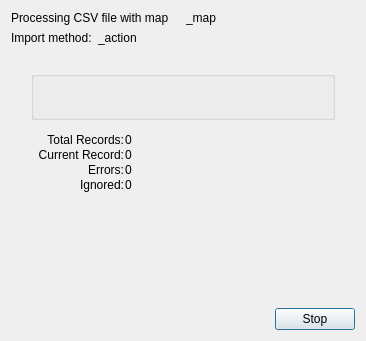
<?xml version="1.0" encoding="UTF-8"?>
<ui version="4.0">
 <class>CSVImportProgress</class>
 <widget class="QDialog" name="CSVImportProgress">
  <property name="geometry">
   <rect>
    <x>0</x>
    <y>0</y>
    <width>366</width>
    <height>341</height>
   </rect>
  </property>
  <property name="windowTitle">
   <string>Import Progress</string>
  </property>
  <layout class="QVBoxLayout">
   <item>
    <layout class="QHBoxLayout">
     <item>
      <widget class="QLabel" name="_lblTitle">
       <property name="text">
        <string>Processing CSV file with map</string>
       </property>
       <property name="wordWrap">
        <bool>false</bool>
       </property>
      </widget>
     </item>
     <item>
      <widget class="QLabel" name="_map">
       <property name="text">
        <string>_map</string>
       </property>
       <property name="wordWrap">
        <bool>false</bool>
       </property>
      </widget>
     </item>
    </layout>
   </item>
   <item>
    <layout class="QHBoxLayout">
     <item>
      <widget class="QLabel" name="_lblAction">
       <property name="text">
        <string>Import method:</string>
       </property>
       <property name="wordWrap">
        <bool>false</bool>
       </property>
      </widget>
     </item>
     <item>
      <widget class="QLabel" name="_action">
       <property name="sizePolicy">
        <sizepolicy hsizetype="Expanding" vsizetype="Preferred">
         <horstretch>0</horstretch>
         <verstretch>0</verstretch>
        </sizepolicy>
       </property>
       <property name="text">
        <string>_action</string>
       </property>
       <property name="wordWrap">
        <bool>false</bool>
       </property>
      </widget>
     </item>
    </layout>
   </item>
   <item>
    <layout class="QVBoxLayout">
     <property name="margin">
      <number>20</number>
     </property>
     <item>
      <widget class="Q3GroupBox" name="_progressBox">
       <property name="title">
        <string/>
       </property>
       <layout class="QVBoxLayout">
        <property name="margin">
         <number>20</number>
        </property>
        <item>
         <widget class="Q3ProgressBar" name="_progress">
          <property name="progress">
           <number>50</number>
          </property>
         </widget>
        </item>
       </layout>
      </widget>
     </item>
     <item>
      <layout class="QGridLayout">
       <property name="margin">
        <number>7</number>
       </property>
       <property name="spacing">
        <number>1</number>
       </property>
       <item row="3" column="1">
        <widget class="QLabel" name="_ignored">
         <property name="sizePolicy">
          <sizepolicy hsizetype="Expanding" vsizetype="Preferred">
           <horstretch>0</horstretch>
           <verstretch>0</verstretch>
          </sizepolicy>
         </property>
         <property name="text">
          <string>0</string>
         </property>
         <property name="wordWrap">
          <bool>false</bool>
         </property>
        </widget>
       </item>
       <item row="1" column="0">
        <widget class="QLabel" name="_lblCurrent">
         <property name="text">
          <string>Current Record:</string>
         </property>
         <property name="alignment">
          <set>Qt::AlignRight|Qt::AlignTrailing|Qt::AlignVCenter</set>
         </property>
         <property name="wordWrap">
          <bool>false</bool>
         </property>
        </widget>
       </item>
       <item row="0" column="1">
        <widget class="QLabel" name="_total">
         <property name="sizePolicy">
          <sizepolicy hsizetype="Expanding" vsizetype="Preferred">
           <horstretch>0</horstretch>
           <verstretch>0</verstretch>
          </sizepolicy>
         </property>
         <property name="text">
          <string>0</string>
         </property>
         <property name="wordWrap">
          <bool>false</bool>
         </property>
        </widget>
       </item>
       <item row="0" column="0">
        <widget class="QLabel" name="_lblTotal">
         <property name="text">
          <string>Total Records:</string>
         </property>
         <property name="alignment">
          <set>Qt::AlignRight|Qt::AlignTrailing|Qt::AlignVCenter</set>
         </property>
         <property name="wordWrap">
          <bool>false</bool>
         </property>
        </widget>
       </item>
       <item row="2" column="1">
        <widget class="QLabel" name="_error">
         <property name="sizePolicy">
          <sizepolicy hsizetype="Expanding" vsizetype="Preferred">
           <horstretch>0</horstretch>
           <verstretch>0</verstretch>
          </sizepolicy>
         </property>
         <property name="text">
          <string>0</string>
         </property>
         <property name="wordWrap">
          <bool>false</bool>
         </property>
        </widget>
       </item>
       <item row="3" column="0">
        <widget class="QLabel" name="_lblIgnored">
         <property name="text">
          <string>Ignored:</string>
         </property>
         <property name="alignment">
          <set>Qt::AlignRight|Qt::AlignTrailing|Qt::AlignVCenter</set>
         </property>
         <property name="wordWrap">
          <bool>false</bool>
         </property>
        </widget>
       </item>
       <item row="2" column="0">
        <widget class="QLabel" name="_lblError">
         <property name="text">
          <string>Errors:</string>
         </property>
         <property name="alignment">
          <set>Qt::AlignRight|Qt::AlignTrailing|Qt::AlignVCenter</set>
         </property>
         <property name="wordWrap">
          <bool>false</bool>
         </property>
        </widget>
       </item>
       <item row="1" column="1">
        <widget class="QLabel" name="_current">
         <property name="sizePolicy">
          <sizepolicy hsizetype="Expanding" vsizetype="Preferred">
           <horstretch>0</horstretch>
           <verstretch>0</verstretch>
          </sizepolicy>
         </property>
         <property name="text">
          <string>0</string>
         </property>
         <property name="wordWrap">
          <bool>false</bool>
         </property>
        </widget>
       </item>
      </layout>
     </item>
    </layout>
   </item>
   <item>
    <spacer name="spacer4">
     <property name="orientation">
      <enum>Qt::Vertical</enum>
     </property>
     <property name="sizeType">
      <enum>QSizePolicy::Expanding</enum>
     </property>
     <property name="sizeHint" stdset="0">
      <size>
       <width>20</width>
       <height>16</height>
      </size>
     </property>
    </spacer>
   </item>
   <item>
    <layout class="QHBoxLayout">
     <item>
      <spacer name="spacer3">
       <property name="orientation">
        <enum>Qt::Horizontal</enum>
       </property>
       <property name="sizeType">
        <enum>QSizePolicy::Expanding</enum>
       </property>
       <property name="sizeHint" stdset="0">
        <size>
         <width>40</width>
         <height>20</height>
        </size>
       </property>
      </spacer>
     </item>
     <item>
      <widget class="QPushButton" name="_stop">
       <property name="text">
        <string>Stop</string>
       </property>
      </widget>
     </item>
    </layout>
   </item>
  </layout>
 </widget>
 <layoutdefault spacing="6" margin="11"/>
 <pixmapfunction>qPixmapFromMimeSource</pixmapfunction>
 <customwidgets>
  <customwidget>
   <class>Q3GroupBox</class>
   <extends>QGroupBox</extends>
   <header>Qt3Support/Q3GroupBox</header>
   <container>1</container>
  </customwidget>
  <customwidget>
   <class>Q3ProgressBar</class>
   <extends>QFrame</extends>
   <header>Qt3Support/Q3ProgressBar</header>
  </customwidget>
 </customwidgets>
 <resources/>
 <connections>
  <connection>
   <sender>_stop</sender>
   <signal>clicked()</signal>
   <receiver>CSVImportProgress</receiver>
   <slot>reject()</slot>
   <hints>
    <hint type="sourcelabel">
     <x>20</x>
     <y>20</y>
    </hint>
    <hint type="destinationlabel">
     <x>20</x>
     <y>20</y>
    </hint>
   </hints>
  </connection>
 </connections>
</ui>
